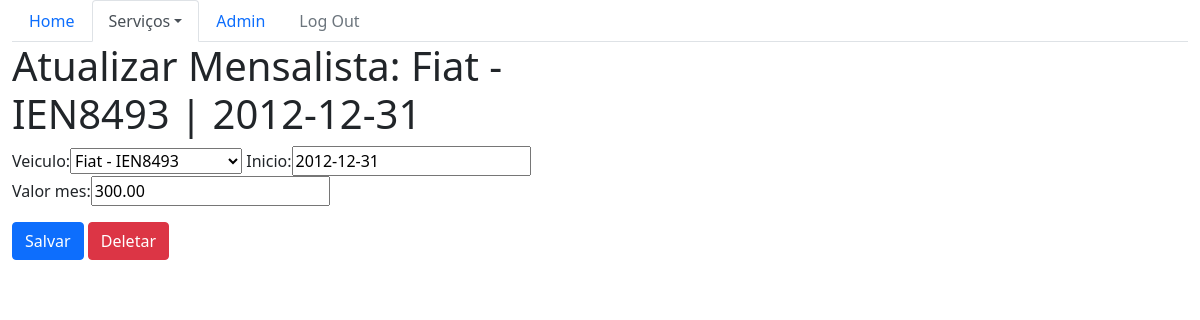
The page /core/mensalista-update/3 on the database its author committed.
### core/models.py (models this page shows, shortened)
class Mensalista(models.Model):
    veiculo = models.ForeignKey(Veiculo, on_delete=models.CASCADE)
    inicio = models.DateField()
    valor_mes = models.DecimalField(max_digits=6, decimal_places=2)
    def __str__(self):
        return str(self.veiculo) + ' | ' + str(self.inicio)

class Veiculo(models.Model):
    marca = models.ForeignKey(Marca, on_delete=models.CASCADE)
    placa = models.CharField(max_length=7)
    proprietario = models.ForeignKey(Pessoa, on_delete=models.CASCADE)
    cor = models.CharField(max_length=15)
    observacoes = models.TextField()
    def __str__(self):
        return self.marca.nome + ' - ' + self.placa

class Marca(models.Model):
    nome = models.CharField(max_length=50)

### core/views.py (the view)
# urls.py: path('mensalista-update/<int:id>', mensalista_update, name='core_mensalista_update'),
def mensalista_update(request, id):
    data = {}
    mensalista = Mensalista.objects.get(id=id)
    form = MensalistaForm(request.POST or None, instance=mensalista)
    data['title'] = 'Mensalista'
    data['obj'] = mensalista
    data['form'] = form
    data['update_url'] = 'core_mensalista_update'
    data['delete_url'] = 'core_mensalista_delete'
    if request.method == 'POST':
        if form.is_valid():
            form.save()
            return redirect('core_lista_mensalistas')
    else:
        return render(request, 'core/update.html', data)

### core/forms.py
class MensalistaForm(ModelForm):
    class Meta:
        model = Mensalista
        fields = '__all__'

### core/templates/core/update.html (shortened to what this page needs)
{% extends 'base.html' %}
{% load bootstrap %}
{% block menu %}
    <ul class="nav nav-tabs">
        <li class="nav-item">
            <a class="nav-link" aria-current="page" href="{% url 'core_home' %}">Home</a>
        </li>
        <li class="nav-item dropdown">
            <a class="nav-link active dropdown-toggle" data-bs-toggle="dropdown" href="#" role="button"
                aria-expanded="false">Serviços</a>
        </li>
        <li class="nav-item">
            <a class="nav-link" href="/admin">Admin</a>
        </li>
        <li class="nav-item">
            <a class="nav-link disabled" href="#">Log Out</a>
        </li>
    </ul>
{% endblock %}
{% block main %}
    <div class="row">
        <div class="col-md-6">
            <h1>Atualizar {{ title }}: {{ obj }}</h1>
            <form action="{% url update_url obj.id %}" method="POST">
                {{ form|bootstrap }}
                <button type="submit" class="btn btn-primary">Salvar</button>
                <a href="{% url delete_url obj.id %}" class="btn btn-danger">Deletar</a>
            </form>
        </div>
    </div>
{% endblock %}

### rows shown on the page
Mensalista: veiculo+inicio "Fiat - IEN8493 | 2012-12-31", veiculo "Fiat - IEN8493", inicio "2012-12-31", valor_mes "300.00"

### other values the page prints
{{ title }} "Mensalista"
